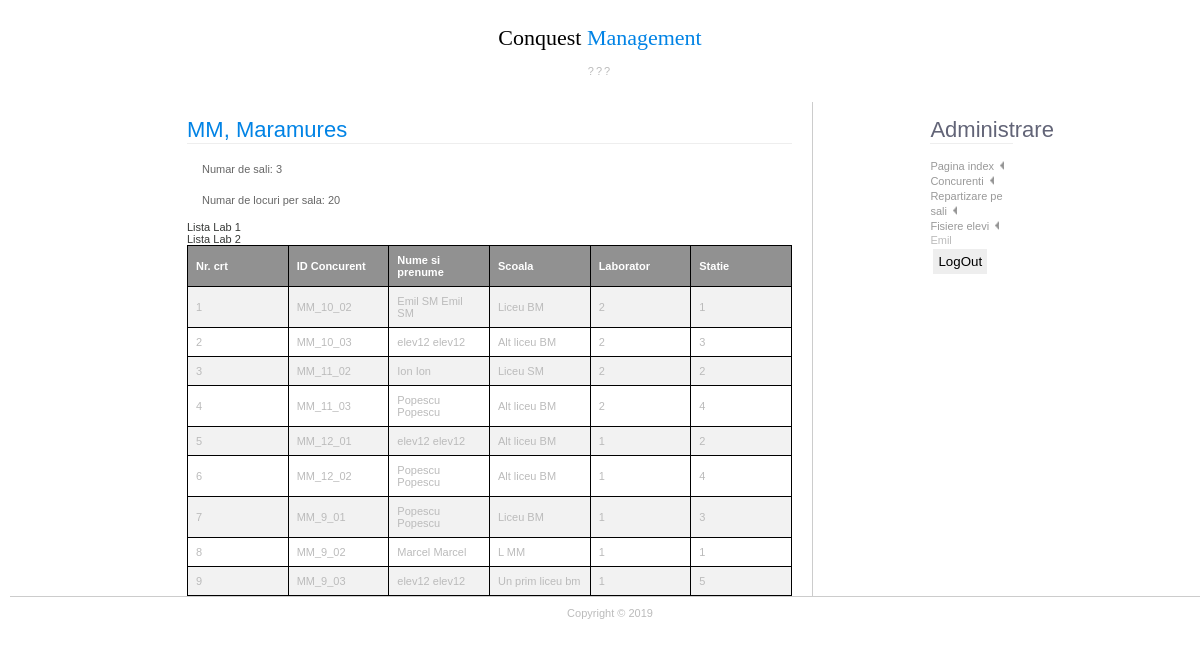
Screenshot of /0825/admin/repartizare.php (signed in) with the database file from the repository.
### tables this page shows
CREATE TABLE `zona` (
  `idzona` int(11) NOT NULL,
  `denumire` varchar(20) NOT NULL,
  `prescurtare` varchar(3) NOT NULL,
  `idadmin` int(3) NOT NULL,
  `scoala` varchar(100) NOT NULL,
  `adresa` varchar(1000) NOT NULL,
  `ipscoala` varchar(15) NOT NULL,
  `sali` int(11) NOT NULL,
  `locuri` int(11) NOT NULL
);

CREATE TABLE `repartizare` (
  `idzona` text NOT NULL,
  `idelev` text NOT NULL,
  `sala` int(11) NOT NULL,
  `pozitie` int(11) NOT NULL
);

CREATE TABLE `concurenti` (
  `id` varchar(9) NOT NULL,
  `nume` varchar(20) NOT NULL,
  `prenume` varchar(50) NOT NULL,
  `cnp` int(13) NOT NULL,
  `seriebuletin` varchar(9) NOT NULL,
  `scoala` varchar(100) NOT NULL,
  `clasa` int(2) NOT NULL
);

### 0825/admin/functii.php (called while the page is built, shortened)
<?php
function numeelev($id)
{
	$servername2 = "localhost";
	$username2 = "root";
	$password2 = "";
	$db2 = "lucru";
	$conn2 = new mysqli($servername2, $username2, $password2, $db2);
	$sql = "SELECT * FROM concurenti WHERE id = '".$id."'";
	$result = $conn2->query($sql);
	if($result->num_rows == 1)
	{
		while($row = $result->fetch_assoc()) {
			$nume = $row['prenume'];
			return $nume;
		}
	}
	return null;
}
function prenumeelev($id)
{
	$servername2 = "localhost";
	$username2 = "root";
	$password2 = "";
	$db2 = "lucru";
	$conn2 = new mysqli($servername2, $username2, $password2, $db2);
	$sql = "SELECT * FROM concurenti WHERE id = '".$id."'";
	$result = $conn2->query($sql);
	if($result->num_rows == 1)
	{
		while($row = $result->fetch_assoc()) {
			$prenume = $row['prenume'];
			return $prenume;
		}
	}
	return null;
}
function scoalaelev($id)
{
	$servername2 = "localhost";
	$username2 = "root";
	$password2 = "";
	$db2 = "lucru";
	$conn2 = new mysqli($servername2, $username2, $password2, $db2);
	$sql = "SELECT * FROM concurenti WHERE id = '".$id."'";
	$result = $conn2->query($sql);
	if($result->num_rows == 1)
	{
		while($row = $result->fetch_assoc()) {
			$scoala = $row['scoala'];
			return $scoala;
		}
	}
	return null;
}
?>

### 0825/admin/repartizare.php (the view, shortened to what this page needs)
<?php
include('functii.php');
?>
<!DOCTYPE html PUBLIC "-//W3C//DTD XHTML 1.0 Transitional//EN" "http://www.w3.org/TR/xhtml1/DTD/xhtml1-transitional.dtd">
<html xmlns="http://www.w3.org/1999/xhtml">
<head>
<link href="main.css" rel="stylesheet" type="text/css" />
</head>
<body>
<div id="title">
		<a href="#"><img src="images/header.jpg" alt="" border="0" title="" /></a><br />
		<h1>Conquest<font color="#0183E5"> Management</font></h1>
		<p>
					???
		</p>
</div>
		<div id="container">
				<div id="sidebar">
					<?php
						if(!isset($_COOKIE['u'])) {
							echo '<h1>Autentificare</h1>';
							echo '<p><form action="login.php" method="post">';
							echo 'Utilizator:';
							echo '<input type="text" name="user" />';
							echo 'Parola:';
							echo '<input type="password" name="pass" />';
							echo '<input type="submit" value="LogIn" />';
							echo '</form></p>';
						} else {
							echo '<h1>Administrare</h1>
							<div id="menu">
								<a href="index.php">Pagina index</a><br />
								<a href="concurenti.php">Concurenti</a><br />
								<a href="repartizare.php">Repartizare pe sali</a><br />
								<a href="fisiere_elevi.php">Fisiere elevi</a><br />
				 			 </div>';
							 echo $_COOKIE['prenume'];
							 $id=$_COOKIE['id'];
							 echo '<form action="logout.php" method="post">
								<input type="submit" value="LogOut" /></form>';
						}
					?>
				</div>
				<div id="content">
				<?php
				if(isset($_COOKIE['u']))
				{
					include "dbconect.php";
					$sql = "SELECT * FROM zona WHERE idadmin='$id'";
					$result = $conn->query($sql);
					if ($result->num_rows == 1) {
					while($row = $result->fetch_assoc()) {
						$denumire=$row['denumire'];
						$prescurtare=$row['prescurtare'];
						$sali = $row['sali'];
						$locuri = $row['locuri'];
					}
					}
					echo '<h1>'.$prescurtare.', '.$denumire.'</h1>';
					echo '<p>Numar de sali: '.$sali.'</p>';
					echo '<p>Numar de locuri per sala: '.$locuri.'</p>';
					for($i=1; $i<=$sali; $i++) {
						$sql = "SELECT * FROM repartizare WHERE sala='".$i."'";
						$result = $conn->query($sql);
						if ($result->num_rows > 0) {
							echo '<a href="?view_sala='.$i.'">Lista Lab '.$i.'</a><br />';
						}
					}
					if(!isset($_GET['view_sala'])) {
						$sql = "SELECT * FROM `repartizare` WHERE `idzona` = '".$prescurtare."' ORDER BY `idelev` ASC";
						$result = $conn->query($sql);
						if ($result->num_rows > 0) {
						echo '<table class="repartizare">';
						echo '<tr>
								<th>Nr. crt</th>
								<th>ID Concurent</th>
								<th>Nume si prenume</th>
								<th>Scoala</th>
								<th>Laborator</th>
								<th>Statie</th>
								</tr>
								';
						$elevi = 1;
						while($row = $result->fetch_assoc()) {
							$numeelev = numeelev($row['idelev']);
							$prenumeelev = prenumeelev($row['idelev']);
							$scoalaelev = scoalaelev($row['idelev']);
							echo '<tr>
								<td>'.$elevi.'</td>
								<td>'.$row["idelev"].'</td>
								<td>'.$numeelev.' '.$prenumeelev.'</td>
								<td>'.$scoalaelev.'</td>
								<td>'.$row["sala"].'</td>
								<td>'.$row["pozitie"].'</td>
							</tr>';
							$elevi++;
						}
						}
						echo '</table>';
					}
				}
				else
						echo '<h1>Sectiune administrare</h1>
						<p>
							Pentru administrare trebuie sa fiti autrentificati!
						</p>';
				?>
				</div>
		</div>
<div id="footer">
			Copyright &copy; 2019</div>
</body>
</html>

### 0825/admin/main.css (style rules this page uses)
body { background-color:#FFFFFF; margin:10px; font-family:Verdana, Arial, Helvetica, sans-serif; font-size:11px; color:#bbbbbb; }
a { color:#999999; }
textarea,input,submit { background-color:#eeeeee; padding:5px; border:none; margin:3px; }
h1 { font-family:Georgia, "Times New Roman", Times, serif; font-size:200%; color:#000000; font-weight:normal; }
#title { margin:0 auto 0 auto; text-align:center; margin-bottom:25px; }
#title p { font-variant:small-caps; letter-spacing:2px; }
#container { width:70%; margin:0 auto 0 auto; height: auto; }
#sidebar { width:10%; float:right; }
#sidebar h1 { font-family:"Trebuchet MS", Arial, Verdana; text-align:left; font-size:200%; color:#626477; border-bottom:1px solid #eeeeee; }
#menu { text-align:left; }
#menu a { color:#999999; background-image:url(images/backgrounds/a.jpg); background-position:right; background-repeat:no-repeat; padding-right:10px; line-height:15px; text-decoration:none; }
#content { margin-right:200px; padding-right:20px; border-right:1px solid #cccccc; background-position:left; background-repeat:repeat-y; height: auto; }
#content h1 { font-family:"Trebuchet MS", Arial, Verdana; text-align:left; font-size:200%; color:#0183E5; border-bottom:1px solid #eeeeee; padding-top:15px !important; padding-top:0; }
#content p { line-height:20px; text-indent:15px; color:#666; }
#content table, th, td { border: 1px solid black; margin:0 auto 0 auto; position: relative; top: auto; width:100%; height: auto; border-collapse: collapse; table-layout: fixed; }
#content a { color: #363836; text-decoration:none; }
#content th { background-color: #919191; color: #FFFFFF; }
table { border-width:5px; border-style:hidden; width: 100%; }
.repartizare th, td { text-align: left; padding: 8px; }
.repartizare tr:nth-child(even) { background-color: #f2f2f2; }
#footer { width:100%; margin:0 auto 0 auto; padding:10px; text-align:center; border-top:1px solid #cccccc; }

### rows the page displays
zona: prescurtare "MM", denumire "Maramures", sali "3", locuri "20"
repartizare: idelev "MM_10_02", idelev.prenume "Emil SM", idelev.scoala "Liceu BM", sala "2", pozitie "1"
repartizare: idelev "MM_10_03", idelev.prenume "elev12", idelev.scoala "Alt liceu BM", sala "2", pozitie "3"
repartizare: idelev "MM_11_02", idelev.prenume "Ion", idelev.scoala "Liceu SM", sala "2", pozitie "2"
repartizare: idelev "MM_11_03", idelev.prenume "Popescu", idelev.scoala "Alt liceu BM", sala "2", pozitie "4"
repartizare: idelev "MM_12_01", idelev.prenume "elev12", idelev.scoala "Alt liceu BM", sala "1", pozitie "2"
repartizare: idelev "MM_12_02", idelev.prenume "Popescu", idelev.scoala "Alt liceu BM", sala "1", pozitie "4"
repartizare: idelev "MM_9_01", idelev.prenume "Popescu", idelev.scoala "Liceu BM", sala "1", pozitie "3"
repartizare: idelev "MM_9_02", idelev.prenume "Marcel", idelev.scoala "L MM", sala "1", pozitie "1"
repartizare: idelev "MM_9_03", idelev.prenume "elev12", idelev.scoala "Un prim liceu bm", sala "1", pozitie "5"

### other values shown
$_COOKIE['prenume'] "Emil"
